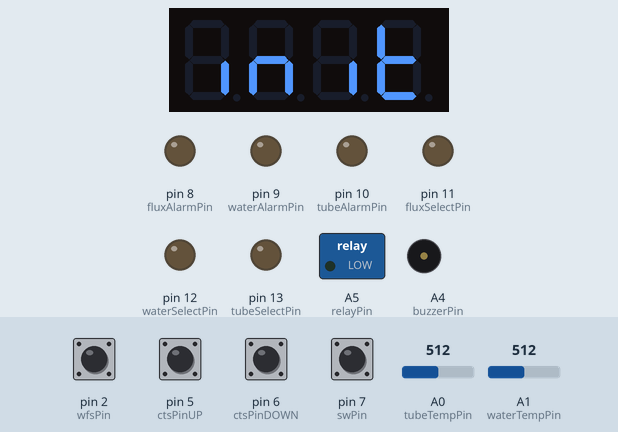
Simulated run of this sketch. Board: Arduino Uno, built with avr-gcc and run on an emulated ATmega328P. Shown: 4-digit seven-segment display, switched loads named in the sketch (green lamp = pin HIGH), output pins drawn as LEDs (lit = HIGH), buzzer (waves = sounding). The test bench sets the inputs (shaded band); at power-on: pin 2 (wfsPin), pin 7 (swPin) HIGH, pin 5 (ctsPinUP), pin 6 (ctsPinDOWN) LOW, A0 (tubeTempPin) = 512, A1 (waterTempPin) = 512. EEPROM starts erased; what the sketch prints to the serial monitor is not drawn.

Above: at 1.1 s.
At 8.5 s:
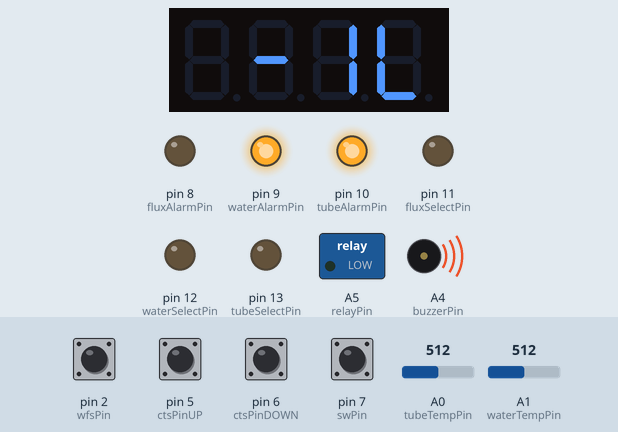
8.6 s: pin 5 (ctsPinUP) pulled HIGH for 0.15 s
At 9.9 s:
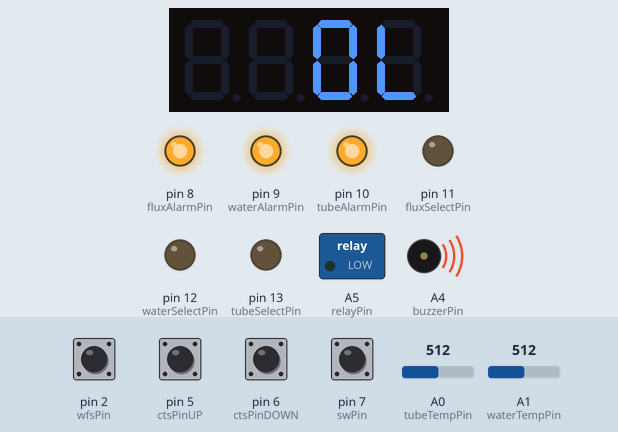
10.2 s: A0 (tubeTempPin) set to 269
12.2 s: A0 (tubeTempPin) set to 242
At 13.2 s:
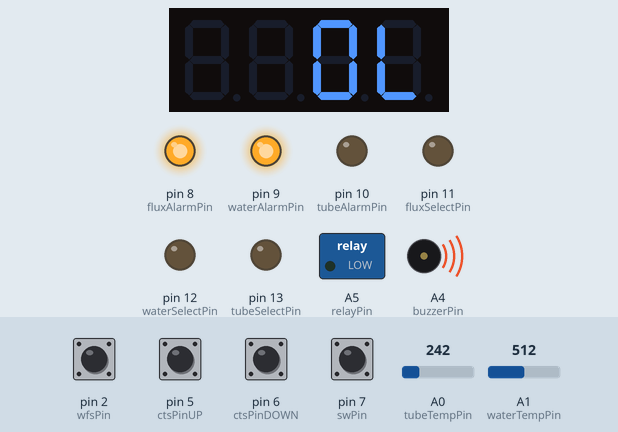
13.9 s: A1 (waterTempPin) set to 271
15.8 s: A1 (waterTempPin) set to 244
At 16.6 s:
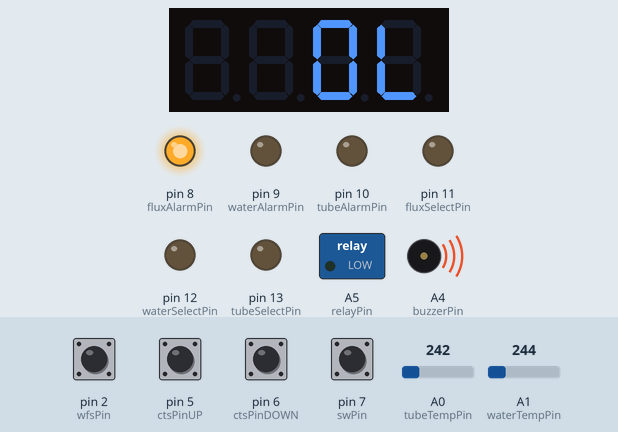
17.6 s: pin 2 (wfsPin) pulled LOW for 0.15 s
At 18.32 s:
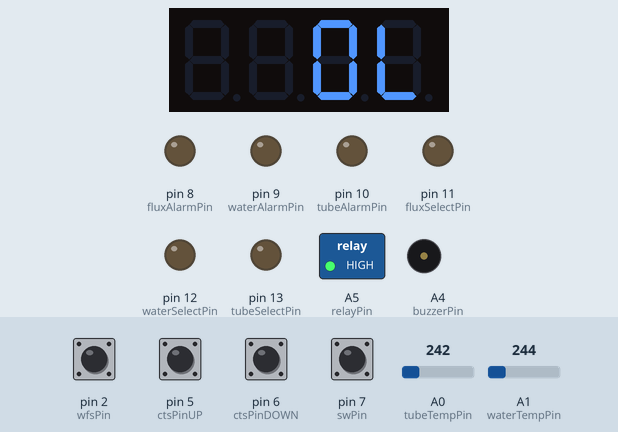
Timing chart, 0 to 20.6 s (numbered marks = the images above; inputs shaded):
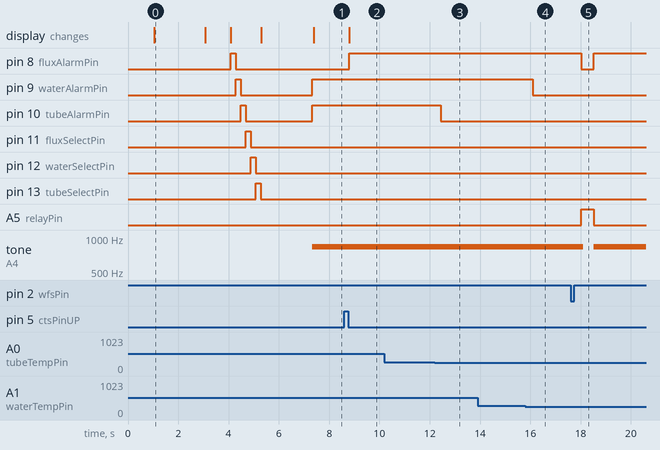

The sketch:

FlowController.ino
```cpp
#include <EEPROM.h>

// Include the 7 seg LED display library:
#include <TM1637Display.h>

#define buzzerPin A4
#define relayPin A5

//Define thermistor analogic pins
#define tubeTempPin 0  //A0
#define waterTempPin 1 //A1

// define Water Flow Sensor Data pin
#define wfsPin 2 //2

// Define 7 seg LED display connections pins:
#define clkPin 3 //D3
#define dioPin 4 //D4

// define capacitive touch sensors pins
#define ctsPinUP 5   //D5 Pin for capactitive touch sensor +/up
#define ctsPinDOWN 6 //D6 Pin for capactitive touch sensor -/down

// define set/read switch
#define swPin 7 //D7

// define LED pinout
#define fluxAlarmPin 8    //D8
#define waterAlarmPin 9   //D9
#define tubeAlarmPin  10  //D10
#define fluxSelectPin 11  //D11
#define waterSelectPin 12 //D12
#define tubeSelectPin  13 //D13

#define AVERAGEVECTORSIZE 25 // length of the average vector used to smooth analog reading

// Create display object of type TM1637Display:
TM1637Display display = TM1637Display(clkPin, dioPin);

// Create array that turns all segments on:
const uint8_t AllOn[] = {0xff, 0xff, 0xff, 0xff};

// Create array for string display
const uint8_t STRinit[] = {
  SEG_C ,                                 // i
  SEG_C | SEG_E | SEG_G ,                 // n
  SEG_C ,                                 // i
  SEG_D | SEG_E | SEG_F | SEG_G           // t
};

const uint8_t STRhelo[] = {
  SEG_C | SEG_E | SEG_F | SEG_G ,          // h
  SEG_A | SEG_D | SEG_E | SEG_F | SEG_G,   // e
  SEG_D | SEG_E | SEG_F ,                  // l
  SEG_C | SEG_D | SEG_E | SEG_G            // O
};

// Create degree Celsius symbol:
const uint8_t STRcelsius[] = {
  SEG_A | SEG_B | SEG_F | SEG_G,  // Circle
  SEG_A | SEG_D | SEG_E | SEG_F   // C
};

// Create FLow symbol:
const uint8_t STRflow[] = {
  SEG_D | SEG_E | SEG_F                    // L
};

// flow reading
volatile int wfsPulses; // Measures flow sensor pulses
float l_min; // water flow

// capacitive touch sensors
int ctsPreviousUP=LOW;
int ctsValueUP = LOW;
int ctsPreviousDOWN=LOW;
int ctsValueDOWN = LOW;
int swPosition=0;

// Temp reading
int Vo;
float logR2, R2, TubeTemp, WaterTemp;

// temp smoothing
int WaterTempReadIndex = 0;              // the index of the current reading
float WaterTempTotal = 0;                  // the running total
float WaterTempAverage = 0;                // the average
int TubeTempReadIndex = 0;              // the index of the current reading
float TubeTempTotal = 0;                  // the running total
float TubeTempAverage = 0;                // the average

// Tube temp params
float tubeR1 = 10000;
float tubec1 = 1.009249522e-03, tubec2 = 2.378405444e-04, tubec3 = 2.019202697e-07;

//water temp params
float waterR1 = 10000;
float waterc1 = 1.009249522e-03, waterc2 = 2.378405444e-04, waterc3 = 2.019202697e-07;

// setting values vector [0]=FLOW, [1]=Water temp, [2]=Tube temp
#define FLOW 0
#define WATER 1
#define TUBE 2
int Settings[3]={110,30, 30};
int Alarms[3]={LOW, LOW, LOW};

float TubeTempV[ AVERAGEVECTORSIZE];
float WaterTempV[ AVERAGEVECTORSIZE];

// memorise cursor position
int cursor = 0;
int oldcursor = 0;

// snooze sound alarm
int snooze=LOW;

void setup() {

  // Get last saved values for settings
  EEPROM.get(0, Settings);

  // ======================================================================================================================================================
  // Paramétrage du timer1, pour qu'il déclenche une interruption, à chaque fois que sa valeur sera égale à celle qu'on aura indiqué dans le registre OCR1A
  // ======================================================================================================================================================
  noInterrupts();                 // On désactive les interruptions, pour commencer

  // On règle les bits WGM10, WGM11, WGM12, WGM13 pour fonctionner en mode "CTC" (c'est à dire, en mode "comparaison timer <-> valeur de référence")
  bitClear(TCCR1A, WGM10);        // On met le bit WGM10 à 0 (contenu dans le registre TCCR1A)
  bitClear(TCCR1A, WGM11);        // On met le bit WGM11 à 0 (contenu dans le registre TCCR1A)
  bitSet(TCCR1B, WGM12);          // On met le bit WGM12 à 1 (contenu dans le registre TCCR1B)
  bitClear(TCCR1B, WGM13);        // On met le bit WGM13 à 0 (contenu dans le registre TCCR1B)

  // Ensuite, on règle les bits CS10, CS11, et CS12 pour que le prédiviseur du timer1 fasse une division par 256
  bitClear(TCCR1B, CS10);         // On met le bit CS10 à 0 (contenu dans le registre TCCR1B)
  bitClear(TCCR1B, CS11);         // On met le bit CS11 à 0 (contenu dans le registre TCCR1B)
  bitSet(TCCR1B, CS12);           // On met le bit CS12 à 1 (contenu dans le registre TCCR1B)

  // Puis on active l'interruption du timer1, qui test en permanence s'il y a égalité entre la valeur courant du timer, et la valeur
  // stockée dans un registre de comparaison. En pratique, pour ce faire, on va mettre à 1 le bit OCIE1A dans le registre TIMSK1,
  // afin qu'une interruption soit générée, à chaque fois que la valeur du timer1 sera égale à la valeur qu'on aura renseigné dans le registre OCR1A
  bitSet(TIMSK1, OCIE1A);         // On met le bit OCIE1A à 1 (contenu dans le registre TIMSK1)

   // Enfin, on met le compteur à zéro, on entre la valeur déclenchant l'interruption (nos "31250" coups d'horloge), et on réactive les interruptions
  TCNT1 = 0;            // Mise du timer1 à zéro
  // OCR1A = 62500;        // Valeur correspondant à 1 seconde (car 62500 fois 16 µS donne bien 1 sec ; pour rappel, ces 16 µS proviennent du calcul 1/(16MHz/256),
                          // avec les 16 MHz correspondant à la fréquence du quartz de l'ATmega328P, et le 256 au réglage du prédiviseur du timer1 fait précédemment)
  OCR1A = 31250;       // interrupt toutes les 1/2 secondes

  pinMode(wfsPin, INPUT);
  digitalWrite(wfsPin, HIGH); // Optional Internal Pull-Up
  attachInterrupt(0, flow, RISING); // Setup Interrupt

  interrupts();         // Et, on ré-active les interruptions

  Serial.begin(9600);
  Serial.println( "start");

  pinMode( relayPin, OUTPUT);
  pinMode(ctsPinUP, INPUT);
  pinMode(ctsPinDOWN, INPUT);
  pinMode(swPin, INPUT_PULLUP);

  pinMode( fluxAlarmPin, OUTPUT);
  pinMode( waterAlarmPin, OUTPUT);
  pinMode( tubeAlarmPin, OUTPUT);
  pinMode( fluxSelectPin, OUTPUT);
  pinMode( waterSelectPin, OUTPUT);
  pinMode( tubeSelectPin, OUTPUT);

  // Clear the display:
  display.clear();
  delay(1000);
  display.setBrightness(4);
  display.setSegments(STRinit);
  delay(2000);
  display.setSegments(AllOn);
  delay(1000);
  display.clear();

  digitalWrite( fluxAlarmPin, HIGH);
  delay( 200);
  digitalWrite( fluxAlarmPin, LOW);
  digitalWrite( waterAlarmPin, HIGH);
  delay( 200);
  digitalWrite( waterAlarmPin, LOW);
  digitalWrite( tubeAlarmPin, HIGH);
  delay( 200);
  digitalWrite( tubeAlarmPin, LOW);
  digitalWrite( fluxSelectPin, HIGH);
  delay( 200);
  digitalWrite( fluxSelectPin, LOW);
  digitalWrite( waterSelectPin, HIGH);
  delay( 200);
  digitalWrite( waterSelectPin, LOW);
  digitalWrite( tubeSelectPin, HIGH);
  delay( 200);
  digitalWrite( tubeSelectPin, LOW);

  display.setSegments(STRhelo);
  delay(2000);
  display.clear();

  // initialize the average vector
  for (int i=0; i<AVERAGEVECTORSIZE; i ++) TubeTempV[ i] = WaterTempV[ i] = 0.0;
}

// ======================
// Routine d'interruption, appelées toutes les 1/2 secondes
// ======================
ISR(TIMER1_COMPA_vect)
{
 l_min = (wfsPulses * 120.0 / 563.0);  // *120 pour obtenir des minutes (120 demi secondes)
 wfsPulses = 0; // Reset Counter
}

void flow () // Interrupt function
{
   wfsPulses++;
}

void loop() {
  // tube temp reading
  Vo = analogRead(tubeTempPin);
  R2 = tubeR1 * (1023.0 / (float)Vo - 1.0);
  logR2 = log(R2);
  TubeTemp = (1.0 / (tubec1 + tubec2*logR2 + tubec3*logR2*logR2*logR2));
  TubeTemp = TubeTemp - 273.15;

  // smooth read value by evaluating the average value
  TubeTempTotal = TubeTempTotal - TubeTempV[TubeTempReadIndex];
  TubeTempV[TubeTempReadIndex] = TubeTemp;
  TubeTempTotal = TubeTempTotal + TubeTemp;
  TubeTempReadIndex = ( TubeTempReadIndex + 1 ) % AVERAGEVECTORSIZE;
  TubeTempAverage = TubeTempTotal / AVERAGEVECTORSIZE;

  // Water temp reading
  Vo = analogRead(waterTempPin);
  R2 = waterR1 * (1023.0 / (float)Vo - 1.0);
  logR2 = log(R2);
  WaterTemp = (1.0 / (waterc1 + waterc2*logR2 + waterc3*logR2*logR2*logR2));
  WaterTemp = WaterTemp - 273.15;

  // smooth read value by evaluating the average value
  WaterTempTotal = WaterTempTotal - WaterTempV[WaterTempReadIndex];
  WaterTempV[WaterTempReadIndex] = WaterTemp;
  WaterTempTotal = WaterTempTotal + WaterTemp;
  WaterTempReadIndex = ( WaterTempReadIndex + 1 ) % AVERAGEVECTORSIZE;
  WaterTempAverage = WaterTempTotal / AVERAGEVECTORSIZE;

  // check if any alarm are trigerred, then switch on the related LED
  Alarms[TUBE] = (TubeTempAverage >= Settings[TUBE]);
  digitalWrite( tubeAlarmPin, (TubeTempAverage >= Settings[TUBE]));
  Alarms[WATER] = (WaterTempAverage >= Settings[WATER]);
  digitalWrite( waterAlarmPin, (WaterTempAverage >= Settings[WATER]));
  Alarms[FLOW] = (l_min * 60 <= Settings[FLOW]);
  digitalWrite( fluxAlarmPin, (l_min * 60 <= Settings[FLOW]));

  // in case of alarm triggered, then open the relay and play sound
 if (Alarms[TUBE] || Alarms[WATER] ||Alarms[FLOW])
 {
  digitalWrite( relayPin, LOW);
  if (!snooze) tone(buzzerPin, 840, 100);
 }
 else
 {
  digitalWrite( relayPin, HIGH);
  snooze = LOW;
 }

  // Read CST buttons and adapt cursor position/set value accordingly
  ctsValueUP = digitalRead(ctsPinUP);
  ctsValueDOWN = digitalRead(ctsPinDOWN);

  // momorize old position to detect button toggle
  if (ctsValueUP == HIGH) ctsPreviousUP = HIGH;
  if (ctsValueDOWN == HIGH) ctsPreviousDOWN = HIGH;

  // toggle snooze sound ... thank you
  if (ctsValueUP == HIGH && ctsValueDOWN == HIGH)  snooze = !snooze;

  // if cursor position changed, then clear the display to avoid scrambled display
  if (cursor != oldcursor)   display.clear();
  oldcursor = cursor;

  // Read switch position : HIGH=set value, LOW=set cursor position
  if (swPosition != digitalRead(swPin)) display.clear();
  swPosition = digitalRead(swPin);

  // Mode READ then dislay the value under cursor and switch on the corresponding LED to show which value is displayed
  if (swPosition == LOW)
  {
    // Update the cursor position
    if ((ctsValueUP == LOW) && (ctsPreviousUP == HIGH))
    {
      ctsPreviousUP = LOW;
      cursor = ( cursor + 2) % 3; // crusor up one position, rollup if needed
    }
    if ((ctsValueDOWN == LOW) && (ctsPreviousDOWN == HIGH))
    {
      ctsPreviousDOWN = LOW;
      cursor = ( cursor + 1) % 3; // cursor down one position, rollup if needed
    }

    // show value under cursor
    switch (cursor)
    {
      case FLOW:
        digitalWrite( fluxSelectPin, HIGH);
        digitalWrite( waterSelectPin, LOW);
        digitalWrite( tubeSelectPin, LOW);
        display.showNumberDec(l_min * 60, false, 3, 0);
        display.setSegments(STRflow, 1, 3);
        break;
      case WATER:
        digitalWrite( fluxSelectPin, LOW);
        digitalWrite( waterSelectPin, HIGH);
        digitalWrite( tubeSelectPin, LOW);
        display.showNumberDec(WaterTempAverage, false, 2, 0);
        display.setSegments(STRcelsius, 2, 2);
        break;
      case TUBE:
        digitalWrite( fluxSelectPin, LOW);
        digitalWrite( waterSelectPin, LOW);
        digitalWrite( tubeSelectPin, HIGH);
        display.showNumberDec(TubeTempAverage, false, 2, 0);
        display.setSegments(STRcelsius, 2, 2);
        break;
    }
  }
  // Mode SET, set alarm values
  else
  {
    if ((ctsValueUP == LOW) && (ctsPreviousUP == HIGH))
    {
      ctsPreviousUP= LOW;
      Settings[ cursor]++;
      if (Settings[ cursor]>200) Settings[ cursor]=200 ; // to avoid irrealistic values
      EEPROM.put(0, Settings); // save new settings
    }
    if ((ctsValueDOWN == LOW) && (ctsPreviousDOWN == HIGH))
    {
      ctsPreviousDOWN= LOW;
      Settings[ cursor]--;
      if (Settings[ cursor]<0) Settings[ cursor]=0 ;  // to avoid negative values
      EEPROM.put(0, Settings);  // save new settings
    }

    switch (cursor)
    {
      case FLOW:
        display.showNumberDec(Settings[ FLOW], false, 3 , 0);
        display.setSegments(STRflow, 1, 3);
        break;
      case WATER:
        display.showNumberDec(Settings[ WATER], false, 2 , 0);
        display.setSegments(STRcelsius, 2, 2);
        break;
      case TUBE:
        display.showNumberDec(Settings[ TUBE], false, 2 , 0);
        display.setSegments(STRcelsius, 2, 2);
        break;
    }
  }
 }
```

Measured:
- the behaviour switches between 261 and 260 on A0 (tubeTempPin) (found by bisection; images 2 and 3)
- the behaviour switches between 261 and 260 on A1 (waterTempPin) (found by bisection; images 3 and 4)
- after the input at 8.6 s, pin 8 (fluxAlarmPin): LOW → HIGH after 0.20 s; the display: changes after 0.19 s (image 2)
- after the input at 10.2 s, every drawn part: stays the same
- after the input at 12.2 s, pin 10 (tubeAlarmPin): HIGH → LOW after 0.25 s
- after the input at 13.9 s, every drawn part: stays the same
- after the input at 15.8 s, pin 9 (waterAlarmPin): HIGH → LOW after 0.30 s
- after the input at 17.6 s, pin 8 (fluxAlarmPin): HIGH → LOW after 0.43 s, → HIGH 0.50 s later; A5 (relayPin): LOW → HIGH after 0.43 s, → LOW 0.50 s later; tone on A4 (buzzerPin): 840 Hz → silent after 0.50 s, → 840 Hz 0.43 s later
- what the display in image 0 shows lasts 2.1 s, from 1.0 s to 3.1 s
